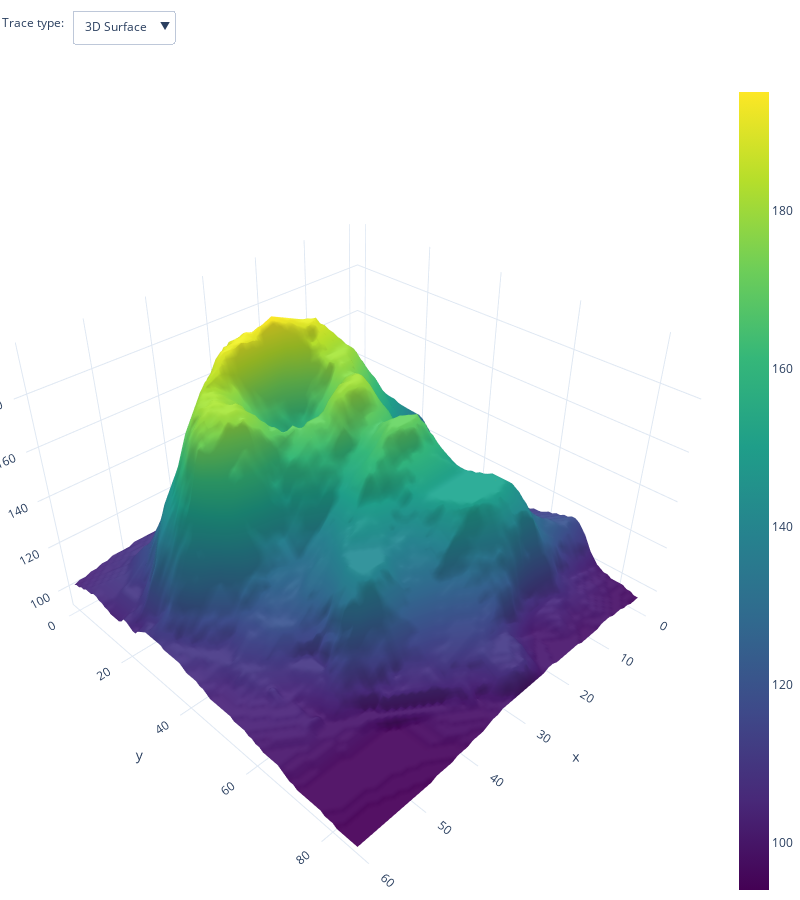

Here is the notebook cell this chart was saved with:
### Code cell
# load dataset
df = pd.read_csv("https://raw.githubusercontent.com/plotly/datasets/master/volcano.csv")

# create figure
fig = go.Figure()

# Add surface trace
fig.add_trace(go.Surface(z=df.values.tolist(), colorscale="Viridis"))

# Update plot sizing
fig.update_layout(
    width=800,
    height=900,
    autosize=False,
    margin=dict(t=0, b=0, l=0, r=0),
    template="plotly_white",
)

# Update 3D scene options
fig.update_scenes(
    aspectratio=dict(x=1, y=1, z=0.7),
    aspectmode="manual"
)

# Add dropdown
fig.update_layout(
    updatemenus=[
        dict(
            buttons=list([
                dict(
                    args=["type", "surface"],
                    label="3D Surface",
                    method="restyle"
                ),
                dict(
                    args=["type", "heatmap"],
                    label="Heatmap",
                    method="restyle"
                )
            ]),
            direction="down",
            pad={"r": 10, "t": 10},
            showactive=True,
            x=0.1,
            xanchor="left",
            y=1.1,
            yanchor="top"
        ),
    ]
)

# Add annotation
fig.update_layout(
    annotations=[
        dict(text="Trace type:", showarrow=False,
        x=0, y=1.085, yref="paper", align="left")
    ]
)

fig.show()

### Figure 1 — Plotly figure (JSON) as saved in the notebook; plotly's stock layout.template omitted (floating-point values rounded to 4 significant figures; data arrays with more than 128 entries replaced by an {"elided": "..."} marker saying what was removed)
{"data": [{"colorscale": [[0, "#440154"], [0.1111, "#482878"], [0.2222, "#3e4989"], [0.3333, "#31688e"], [0.4444, "#26828e"], [0.5556, "#1f9e89"], [0.6667, "#35b779"], [0.7778, "#6ece58"], [0.8889, "#b5de2b"], [1, "#fde725"]], "type": "surface", "z": {"elided": "87x61 int values"}}], "layout": {"annotations": [{"align": "left", "showarrow": false, "text": "Trace type:", "x": 0, "y": 1.085, "yref": "paper"}], "autosize": false, "height": 900, "margin": {"b": 0, "l": 0, "r": 0, "t": 0}, "scene": {"aspectmode": "manual", "aspectratio": {"x": 1, "y": 1, "z": 0.7}}, "updatemenus": [{"buttons": [{"args": ["type", "surface"], "label": "3D Surface", "method": "restyle"}, {"args": ["type", "heatmap"], "label": "Heatmap", "method": "restyle"}], "direction": "down", "pad": {"r": 10, "t": 10}, "showactive": true, "x": 0.1, "xanchor": "left", "y": 1.1, "yanchor": "top"}], "width": 800}}
